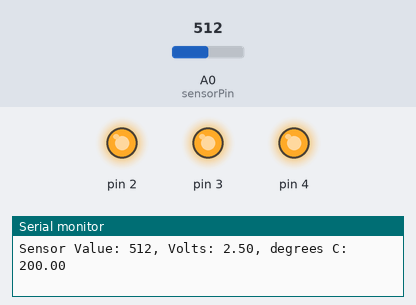
Bench run of a sketch on a simulated Arduino Uno, built with avr-gcc and run on an emulated ATmega328P. Parts: output pins drawn as LEDs (lit = HIGH), the last lines printed to the serial monitor. Inputs (shaded band) come from the test bench; at power-on: A0 (sensorPin) = 512.

Above: at 1.2 s.
1.3 s: A0 (sensorPin) set to 167
4.3 s: A0 (sensorPin) set to 155
At 6.4 s:
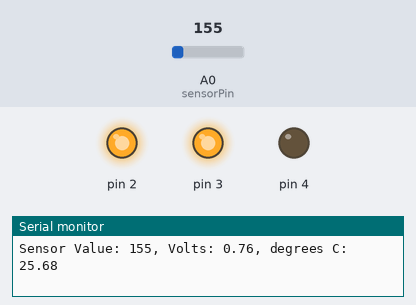
6.7 s: A0 (sensorPin) set to 122
At 6.87 s:
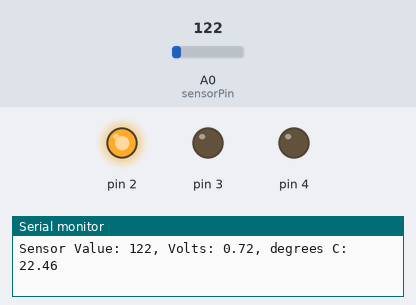
At 7.5 s:
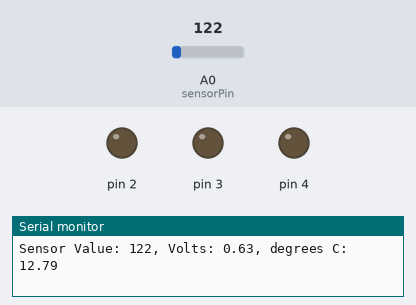
Timing chart, 0 to 9.7 s (numbered marks = the images above; inputs shaded):
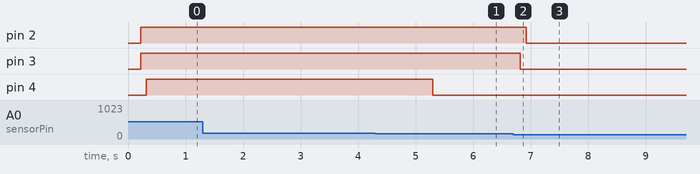

The sketch:

Sketch_Formula_E_DesignChallenge.ino
```cpp
const int sensorPin = A0;
const float baselineTemp = 20;

//Moving Average Filter
const int numReadings = 10;
int readings[numReadings];
int readIndex = 0;
float total = 0;
float average = 0;


void setup() {
  // put your setup code here, to run once:
  Serial.begin(9600); //Opens up a serial port

  for(int pinNumber = 2; pinNumber < 5; pinNumber++){
    pinMode(pinNumber, OUTPUT);
    digitalWrite(pinNumber, LOW);
  }

  //Start off by setting all readings to 0
  for(int i = 0; i < numReadings; i++){
    readings[i] = 0;
  }

  Serial.print("The baseline reading is: ");
  Serial.println(analogRead(sensorPin));
}

void loop() {
  // put your main code here, to run repeatedly:
  total = total - readings[readIndex];
  readings[readIndex] = analogRead(sensorPin);
  total = total + readings[readIndex];

  //Iterate readIndex to replace the next oldest value
  readIndex = (readIndex + 1) % numReadings;

  average = total / numReadings;

  int sensorVal = analogRead(sensorPin);
  Serial.print("Sensor Value: ");
  Serial.print(sensorVal);

  //Use the moving average value
  float voltage = (average/1024.0) * 5.0;

  Serial.print(", Volts: ");
  Serial.print(voltage);
  Serial.print(", degrees C: ");
  float temperature = (voltage - .5) * 100;
  Serial.println(temperature);

  if(temperature < baselineTemp+2){
    digitalWrite(2, LOW);
    digitalWrite(3, LOW);
    digitalWrite(4, LOW);
  }
  else if(temperature >= baselineTemp+2 && temperature < baselineTemp+4){
    digitalWrite(2, HIGH);
    digitalWrite(3, LOW);
    digitalWrite(4, LOW);
  }
  else if(temperature >= baselineTemp+4 && temperature < baselineTemp+6){
    digitalWrite(2, HIGH);
    digitalWrite(3, HIGH);
    digitalWrite(4, LOW);
  }
  else if(temperature >= baselineTemp+6){
    digitalWrite(2, HIGH);
    digitalWrite(3, HIGH);
    digitalWrite(4, HIGH);
  }
  delay(100);
}
```

Measured:
- the behaviour switches between 156 and 155 on A0 (sensorPin) (found by bisection; images 0 and 1)
- after the input at 4.3 s, pin 4: HIGH → LOW after 1.0 s
- after the input at 6.7 s, pin 2: HIGH → LOW after 0.22 s; pin 3: HIGH → LOW after 0.12 s
